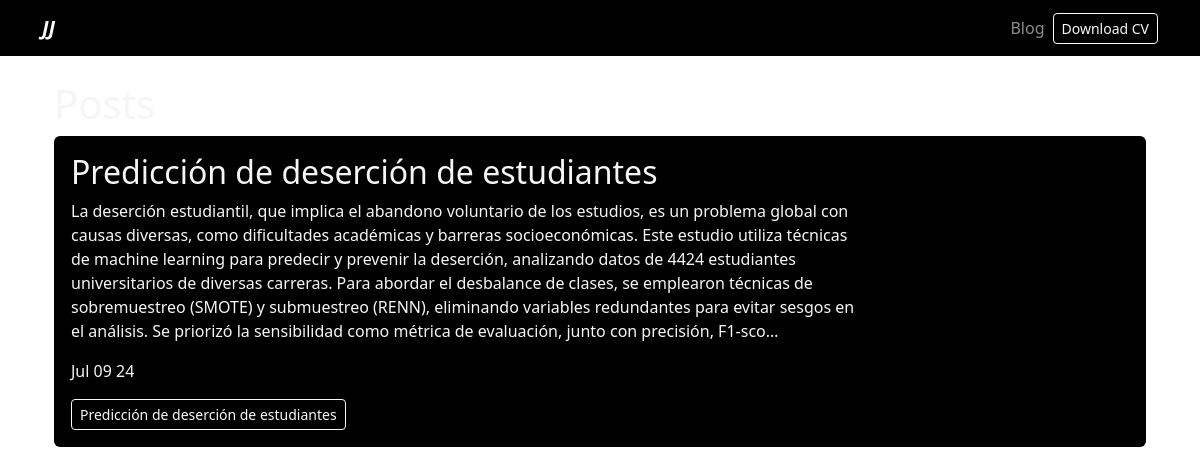
Screenshot of /blog/ with the database file from the repository.
### blog/models.py (models this page shows)
class Post(models.Model):
    title = models.CharField(max_length=100)
    description = models.TextField()
    image = models.ImageField(upload_to='static/portfolio')
    date = models.DateTimeField(datetime.date.today())

### blog/views.py (the view)
# urls.py: path('', render_posts, name='posts'),
def render_posts(request):
    posts = Post.objects.all() #trae todos los objetos de la base de datos
    return render(request, 'posts.html', {'posts': posts})

### blog/templates/posts.html
{% extends 'layout.html' %} {% block content %}
<h1>Posts</h1>
{% for post in posts %}
<div class="pd-3">
    <div class="card card-body bg-black card-project">
        <div class="row">
            <div class="col-9">
                <h2>{{ post.title }}</h2>
                <p>{{ post.description|truncatechars:600}}</p>
                <p>{{post.date|date:'M d y'}}</p>
                <a href="{% url 'blog:post_detail' post.id %}" class="btn btn-outline-light btn-sm">{{post.title}}</a>
            </div>
        </div>
    </div>
</div>
{% endfor %} {% endblock %}

### portafolio/static/main.css (style rules this page uses)
body { background-image: url("../media/background/3407044.jpg"); color: #f6f6f6; height:100vh; background-position: center center; background-repeat: no-repeat; background-attachment: fixed; background-size: cover; }
.bg-black { background-color: transparent; }

### rows the page displays
Post: title "Predicción de deserción de estudiantes", description "La deserción estudiantil, que implica el abandono voluntario de los estudios, es un problema global con causas diversas, como dificultades académicas y barreras socioeconómicas. Este estudio utiliza técnicas de machine learning para predecir y prevenir la deserción, analizando datos de 4424 estudiantes universitarios de diversas carreras. Para abordar el desbalance de clases, se emplearon técnicas de sobremuestreo (SMOTE) y submuestreo (RENN), eliminando variables redundantes para evitar sesgos en el análisis. Se priorizó la sensibilidad como métrica de evaluación, junto con precisión, F1-sco…", date "Jul 09 24"
